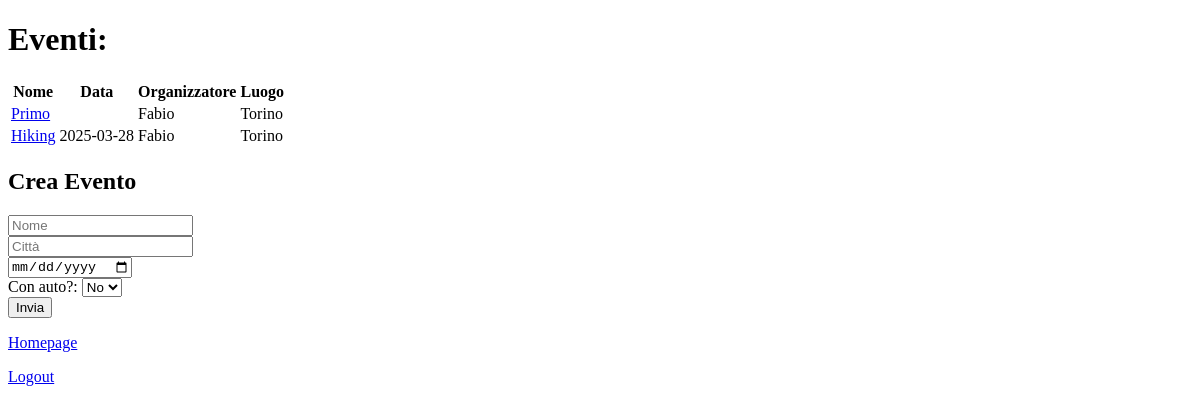
Before: /events.php (signed in) with the older database file.
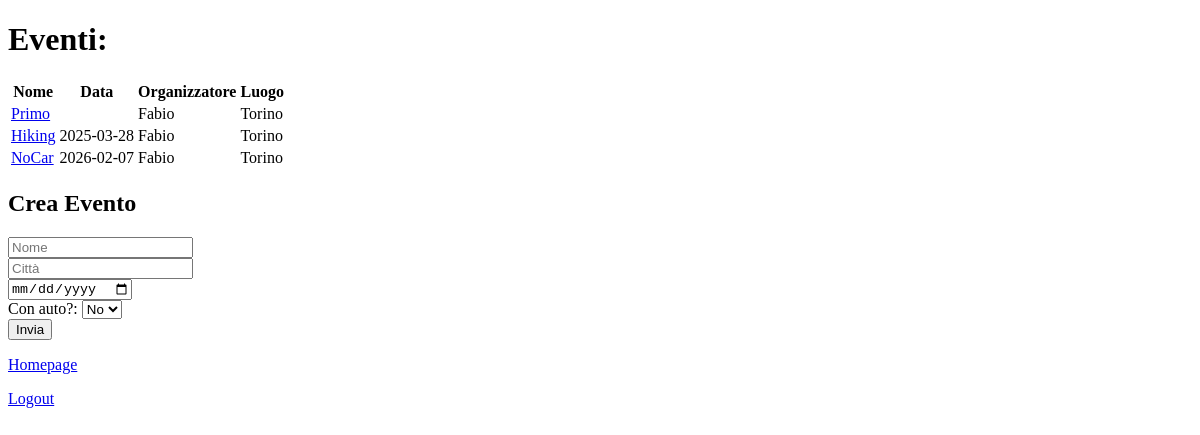
After: the same page with the newer database file.
### tables this page shows
CREATE TABLE events (
        id INTEGER PRIMARY KEY AUTOINCREMENT,
        organizer_id TEXT,
        name TEXT,
        city TEXT,
        date TEXT
    , car_needed TEXT);

CREATE TABLE users (
        id INTEGER PRIMARY KEY AUTOINCREMENT,
        email TEXT UNIQUE,
        password TEXT,
        name TEXT,
        instagram TEXT,
        city TEXT,
        birthday DATE
    );

### events.php (the view, shortened to what this page needs)
<!DOCTYPE html>
<html>
<head>
</head>
<body>
<?php
include 'db.php';
$stmt = $pdo->prepare("SELECT * FROM events");
$stmt->execute();
$events = $stmt->fetchAll(PDO::FETCH_ASSOC);
echo '<h1> Eventi:</h1>
<table>
<tr>
<th>Nome</th>
<th>Data</th>
<th>Organizzatore</th>
<th>Luogo</th>
</tr>';
foreach ($events as $event){
    $stmt = $pdo->prepare("SELECT name FROM users WHERE id = ?");
    $stmt->execute([$event['organizer_id']]);
    $user = $stmt->fetch(PDO::FETCH_ASSOC);
    echo '<tr>';
    echo '<td><a href="event.php?id='.$event['id'].' "> ',$event['name'],' </a></td>';
    echo '<td>',$event['date'],'</td>';
    if ($user){echo '<td>',$user['name'],'</td>';}else{echo '<td>?</td>';}
    echo '<td>',$event['city'],'</td>';
    echo '</tr>';
}
?>
</table>
<h2>Crea Evento</h2>
<form action="new_event.php" method="POST">
    <input type="text" name="name" placeholder="Nome" required><br>
    <input type="text" name="city" placeholder="Città" required><br>
    <input type="date" name="date" placeholder="Data"><br>
    <label>Con auto?:</label>
    <select name="car_needed" id="event_type">
        <option value="false">No</option>
    </select><br>
    <button type="submit">Invia</button>
</form>
<p><a href="index.php">Homepage</a></p>
<p><a href="logout.php">Logout</a></p>

Changed rows visible on the page:
added events: name "NoCar", date "2026-02-07", users.name "Fabio", city "Torino"
